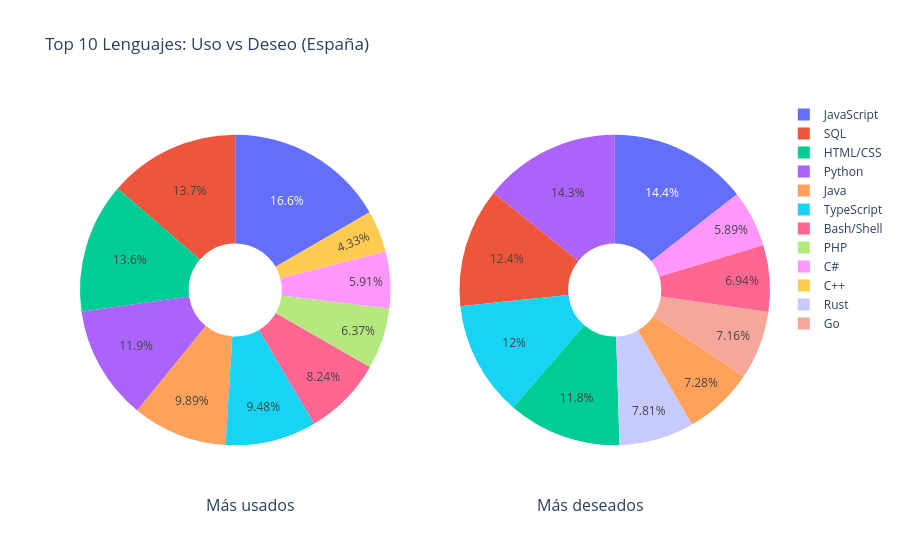

Write notebook code for a chart like this one.
### Markdown cell above
Ahora vamos a analizar la evolución de los lenguajes más populares a lo largo de los años para ver si hay tendencias claras de crecimiento o decrecimiento en su uso y deseo

En este punto ya tenemos filtrado el DataFrame con los datos de España y la dedicación, por lo que podemos analizar la evolución de los lenguajes más populares a lo largo de los años para ver si hay tendencias claras de crecimiento o decrecimiento en su uso y deseo

### Code cell
from plotly.offline import init_notebook_mode, iplot, plot

top10_items = list(used_languages.items())[:10]
pie1_list = [count for _, count in top10_items]
labels = list(used_languages.keys())[:10]


top10_items_to_learn = list(desired_languages.items())[:10]
pie2_list = [count for _, count in top10_items_to_learn]
labels2 = list(desired_languages.keys())[:10]

fig = {
    "data": [
        {
            "values": pie1_list,
            "labels": labels,
            "domain": {"x": [0, 0.45]},
            "name": "Más usados",
            "hoverinfo": "label+percent+name",
            "hole": 0.3,
            "type": "pie"
        },
        {
            "values": pie2_list,
            "labels": labels2,
            "domain": {"x": [0.55, 1]},
            "name": "Más deseados",
            "hoverinfo": "label+percent+name",
            "hole": 0.3,
            "type": "pie"
        },
    ],
    "layout": {
        "title": "Top 10 Lenguajes: Uso vs Deseo (España)",
        "annotations": [
            {"font": {"size": 16}, "showarrow": False, "text": "Más usados", "x": 0.18, "y": -0.1},
            {"font": {"size": 16}, "showarrow": False, "text": "Más deseados", "x": 0.82, "y": -0.1},
        ]
    }
}
iplot(fig)

### Figure 1 — Plotly figure (JSON) as saved in the notebook; plotly's stock layout.template omitted (floating-point values rounded to 4 significant figures)
{"data": [{"domain": {"x": [0, 0.45]}, "hole": 0.3, "hoverinfo": "label+percent+name", "labels": ["JavaScript", "SQL", "HTML/CSS", "Python", "Java", "TypeScript", "Bash/Shell", "PHP", "C#", "C++"], "name": "Más usados", "type": "pie", "values": [3641, 2989, 2967, 2601, 2163, 2074, 1803, 1394, 1293, 947]}, {"domain": {"x": [0.55, 1]}, "hole": 0.3, "hoverinfo": "label+percent+name", "labels": ["JavaScript", "Python", "SQL", "TypeScript", "HTML/CSS", "Rust", "Java", "Go", "Bash/Shell", "C#"], "name": "Más deseados", "type": "pie", "values": [2320, 2291, 1998, 1925, 1902, 1256, 1170, 1151, 1115, 947]}], "layout": {"annotations": [{"font": {"size": 16}, "showarrow": false, "text": "Más usados", "x": 0.18, "y": -0.1}, {"font": {"size": 16}, "showarrow": false, "text": "Más deseados", "x": 0.82, "y": -0.1}], "title": {"text": "Top 10 Lenguajes: Uso vs Deseo (España)"}}}
